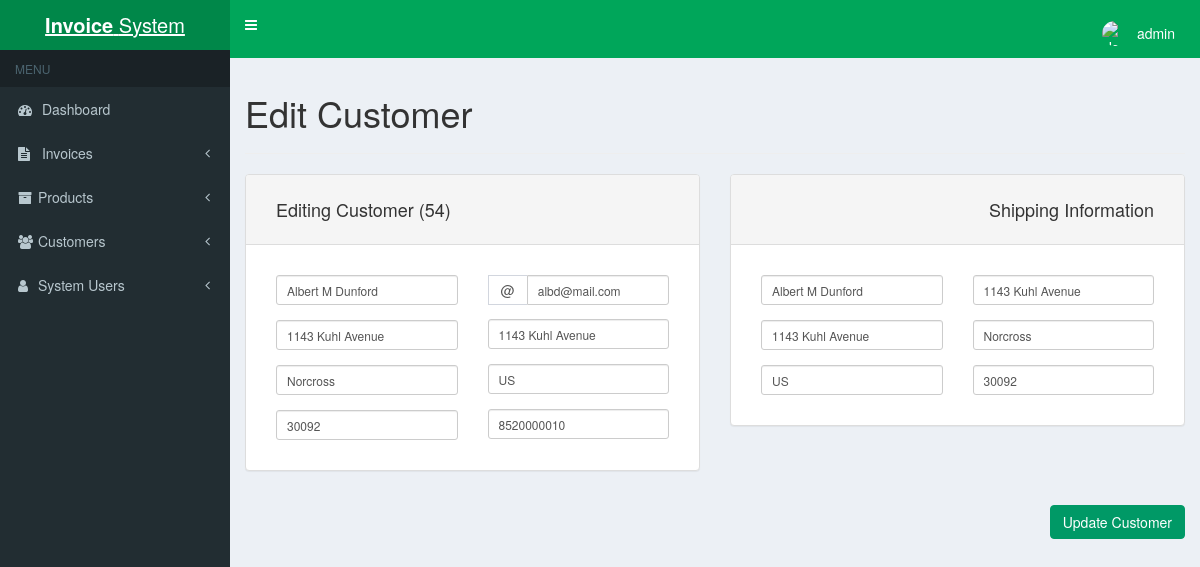
Page /customer-edit.php?id=54 (signed in) on the committed database.
### tables this page shows
CREATE TABLE `store_customers` (
  `id` int(11) NOT NULL,
  `name` varchar(255) NOT NULL,
  `email` varchar(255) NOT NULL,
  `address_1` varchar(255) NOT NULL,
  `address_2` varchar(255) NOT NULL,
  `town` varchar(255) NOT NULL,
  `county` varchar(255) NOT NULL,
  `postcode` varchar(255) NOT NULL,
  `phone` varchar(100) NOT NULL,
  `name_ship` varchar(255) NOT NULL,
  `address_1_ship` varchar(255) NOT NULL,
  `address_2_ship` varchar(255) NOT NULL,
  `town_ship` varchar(255) NOT NULL,
  `county_ship` varchar(255) NOT NULL,
  `postcode_ship` varchar(255) NOT NULL
);

### customer-edit.php (the view, shortened to what this page needs)
<?php
include('header.php');
$getID = $_GET['id'];
$mysqli = new mysqli(DATABASE_HOST, DATABASE_USER, DATABASE_PASS, DATABASE_NAME);
$query = "SELECT * FROM store_customers WHERE id = '" . $mysqli->real_escape_string($getID) . "'";
$result = mysqli_query($mysqli, $query);
if($result) {
	while ($row = mysqli_fetch_assoc($result)) {
		$customer_name = $row['name'];
		$customer_email = $row['email'];
		$customer_address_1 = $row['address_1'];
		$customer_address_2 = $row['address_2'];
		$customer_town = $row['town'];
		$customer_county = $row['county'];
		$customer_postcode = $row['postcode'];
		$customer_phone = $row['phone'];
		$customer_name_ship = $row['name_ship'];
		$customer_address_1_ship = $row['address_1_ship'];
		$customer_address_2_ship = $row['address_2_ship'];
		$customer_town_ship = $row['town_ship'];
		$customer_county_ship = $row['county_ship'];
		$customer_postcode_ship = $row['postcode_ship'];
	}
}
?>
<h1>Edit Customer</h1>
<hr>
<form method="post" id="update_customer">
	<div class="row">
		<div class="col-xs-6">
			<div class="panel panel-default">
				<div class="panel-heading">
					<h4>Editing Customer (<?php echo $getID; ?>)</h4>
				</div>
				<div class="panel-body form-group form-group-sm">
					<div class="row">
						<div class="col-xs-6">
							<div class="form-group">
								<input type="text" class="form-control margin-bottom copy-input required" name="customer_name" id="customer_name" placeholder="Enter name" tabindex="1" value="<?php echo $customer_name; ?>">
							</div>
							<div class="form-group">
								<input type="text" class="form-control margin-bottom copy-input required" name="customer_address_1" id="customer_address_1" placeholder="Address 1" tabindex="3" value="<?php echo $customer_address_1; ?>">
							</div>
							<div class="form-group">
								<input type="text" class="form-control margin-bottom copy-input required" name="customer_town" id="customer_town" placeholder="Town" tabindex="5" value="<?php echo $customer_town; ?>">
							</div>
							<div class="form-group no-margin-bottom">
								<input type="text" class="form-control copy-input required" name="customer_postcode" id="customer_postcode" placeholder="Postcode" tabindex="7" value="<?php echo $customer_postcode; ?>">
							</div>
						</div>
						<div class="col-xs-6">
							<div class="input-group float-right margin-bottom">
								<span class="input-group-addon">@</span>
								<input type="email" class="form-control copy-input required" name="customer_email" id="customer_email" placeholder="E-mail address" aria-describedby="sizing-addon1" tabindex="2" value="<?php echo $customer_email; ?>">
							</div>
						    <div class="form-group">
						    	<input type="text" class="form-control margin-bottom copy-input" name="customer_address_2" id="customer_address_2" placeholder="Address 2" tabindex="4" value="<?php echo $customer_address_2; ?>">
						    </div>
						    <div class="form-group">
						    	<input type="text" class="form-control margin-bottom copy-input required" name="customer_county" id="customer_county" placeholder="County" tabindex="6" value="<?php echo $customer_county; ?>">
						    </div>
						    <div class="form-group no-margin-bottom">
						    	<input type="text" class="form-control required" name="customer_phone" id="invoice_phone" placeholder="Phone number" tabindex="8" value="<?php echo $customer_phone; ?>">
							</div>
						</div>
					</div>
				</div>
			</div>
		</div>
		<div class="col-xs-6 text-right">
			<div class="panel panel-default">
				<div class="panel-heading">
					<h4>Shipping Information</h4>
				</div>
				<div class="panel-body form-group form-group-sm">
					<div class="row">
						<div class="col-xs-6">
							<div class="form-group">
								<input type="text" class="form-control margin-bottom required" name="customer_name_ship" id="customer_name_ship" placeholder="Enter name" tabindex="9" value="<?php echo $customer_name_ship; ?>">
							</div>
							<div class="form-group">
								<input type="text" class="form-control margin-bottom" name="customer_address_2_ship" id="customer_address_2_ship" placeholder="Address 2" tabindex="11" value="<?php echo $customer_address_2_ship; ?>">
							</div>
							<div class="form-group no-margin-bottom">
								<input type="text" class="form-control required" name="customer_county_ship" id="customer_county_ship" placeholder="County" tabindex="13" value="<?php echo $customer_county_ship; ?>">
							</div>
						</div>
						<div class="col-xs-6">
							<div class="form-group">
						    	<input type="text" class="form-control margin-bottom required" name="customer_address_1_ship" id="customer_address_1_ship" placeholder="Address 1" tabindex="10" value="<?php echo $customer_address_1_ship; ?>">
							</div>
							<div class="form-group">
								<input type="text" class="form-control margin-bottom required" name="customer_town_ship" id="customer_town_ship" placeholder="Town" tabindex="12" value="<?php echo $customer_town_ship; ?>">
						    </div>
						    <div class="form-group no-margin-bottom">
						    	<input type="text" class="form-control required" name="customer_postcode_ship" id="customer_postcode_ship" placeholder="Postcode" tabindex="14" value="<?php echo $customer_postcode_ship; ?>">
							</div>
						</div>
					</div>
				</div>
			</div>
		</div>
	</div>
	<div class="row">
		<div class="col-xs-12 margin-top btn-group">
			<input type="submit" id="action_update_customer" class="btn btn-success float-right" value="Update Customer" data-loading-text="Updating...">
		</div>
	</div>
</form>
<?php
	include('footer.php');
?>

### css/styles.css (style rules this page uses)
body { padding: 0; background-color: #00a65a; }
.btn-success { background-color: #009966; border-color: #009966; }
.panel-body { padding: 30px 30px 15px 30px; }
.panel-heading { padding: 15px 30px 15px 30px; }
.float-right { float: right !important; }
.margin-bottom { margin-bottom: 1em; }
.margin-top { margin-top: 1em; }
.no-margin-bottom { margin-bottom: 0; }

### rows in the picture
store_customers: customer_name "Albert M Dunford", customer_address_1 "1143 Kuhl Avenue", customer_town "Norcross", customer_postcode "30092", customer_email "albd@mail.com", customer_address_2 "1143 Kuhl Avenue", customer_county "US", customer_phone "8520000010", customer_name_ship "Albert M Dunford", customer_address_2_ship "1143 Kuhl Avenue", customer_county_ship "US", customer_address_1_ship "1143 Kuhl Avenue", customer_town_ship "Norcross", customer_postcode_ship "30092"

### other values in the picture
$_SESSION['login_username'] "admin"
$getID "54"
